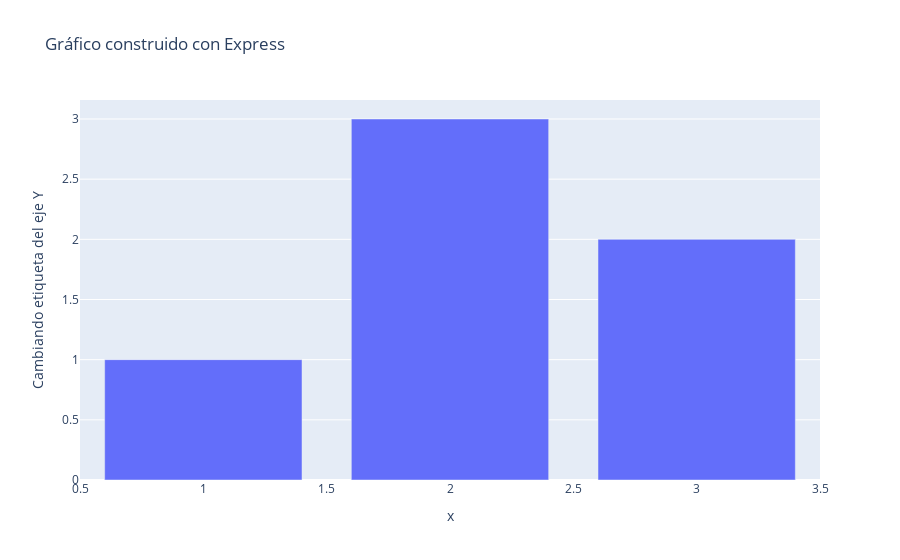

Source (notebook cell):
### Markdown cell above
Por su parte, Plotly Express Express permite crear gráficos rápidamente indicando solo algunos datos y dando valores por defecto al resto de características.

Se recomienda utilizar Plotly Express para generar las imágenes y, después, modificar los objetos individuales que generan el gráfico.

### Code cell
# Crear objeto con Express
fig = px.bar(
    x = [1, 2, 3],
    y =  [1, 3, 2],
    title = "Gráfico construido con Express")

# Cambiar etiqueta del eje Y
fig.update_layout(yaxis_title = 'Cambiando etiqueta del eje Y')

### Figure 1 — Plotly figure (JSON) as saved in the notebook; plotly's stock layout.template omitted (floating-point values rounded to 4 significant figures)
{"data": [{"alignmentgroup": "True", "hovertemplate": "x=%{x}<br>y=%{y}<extra></extra>", "legendgroup": "", "marker": {"color": "#636efa", "pattern": {"shape": ""}}, "name": "", "offsetgroup": "", "orientation": "v", "showlegend": false, "textposition": "auto", "type": "bar", "x": [1, 2, 3], "xaxis": "x", "y": [1, 3, 2], "yaxis": "y"}], "layout": {"barmode": "relative", "legend": {"tracegroupgap": 0}, "title": {"text": "Gráfico construido con Express"}, "xaxis": {"anchor": "y", "domain": [0, 1], "title": {"text": "x"}}, "yaxis": {"anchor": "x", "domain": [0, 1], "title": {"text": "Cambiando etiqueta del eje Y"}}}}
